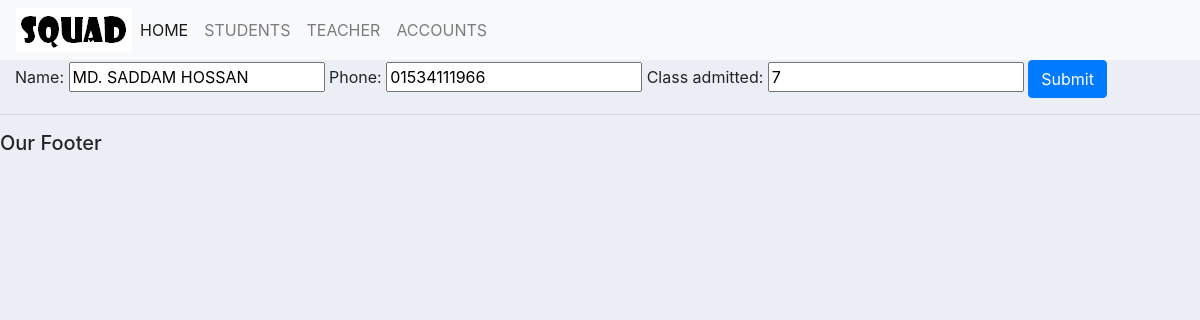
Page /update_student/1/ on the committed database.
### SM/models.py (models this page shows, shortened)
class Student(models.Model):
    name = models.CharField(max_length=200, null=True)
    phone = models.CharField(max_length=200, null=True)
    date_admitted = models.DateTimeField(auto_now_add=True, null=True)
    class_admitted = models.CharField(max_length=200, null=True)

### SM/views.py (the view)
# urls.py: path('update_student/<str:pk>/', views.UpdateStudent, name='update_student'),
def UpdateStudent(request, pk):
    student = Student.objects.get(id=pk)
    form = StudentForm(instance=student)
    if request.method == 'POST':
        form = StudentForm(request.POST, instance=student)
        if form.is_valid():
            form.save()
            return redirect('/')
    context = {'form': form}
    return render(request, 'sm/student_form.html', context)

### SM/forms.py
class StudentForm(ModelForm):
    class Meta:
        model = Student
        fields = '__all__'

### SM/templates/sm/student_form.html (shortened to what this page needs)
{% extends 'sm/main.html' %}
{% load static %}
{% block content %}
<form action="" method="POST">
    {{form}}
    <button class="btn btn-primary" type="submit">Submit</button>
</form>
{% endblock %}

### static/css/main.css (style rules this page uses)
body { background-color: #ebeff5; }

### rows in the picture
Student: name "MD. SADDAM HOSSAN", phone "01534111966", class_admitted "7"
